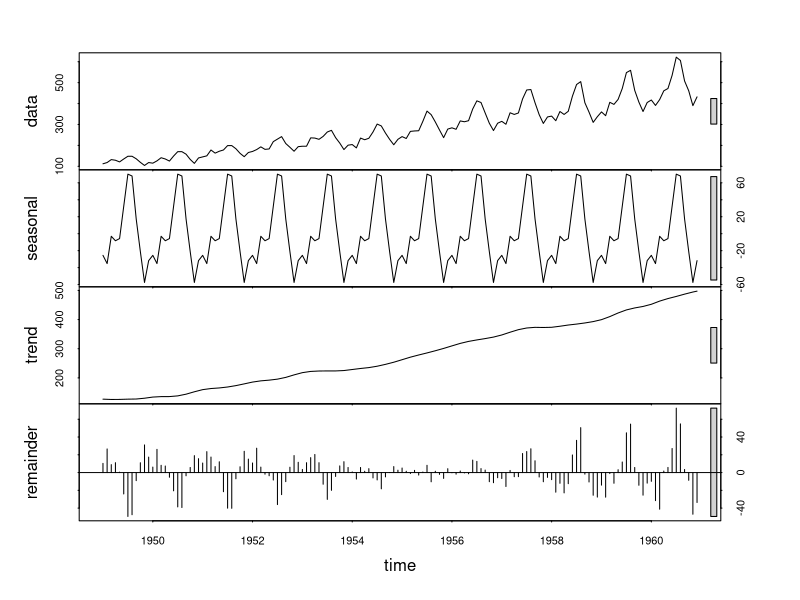
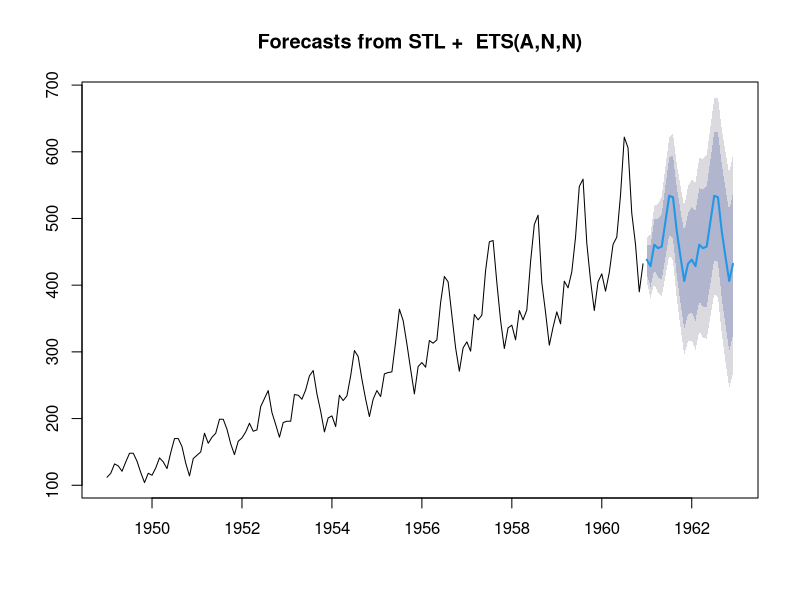

Here is the R script that generated these plots, in order:
# install libraries forecast

library(forecast)

# Get airline passenger data

air <- AirPassengers

fit <- stl(air, s.window = "periodic")
plot(fit)

# Forecasts

forecast(fit)
plot(forecast(fit))
